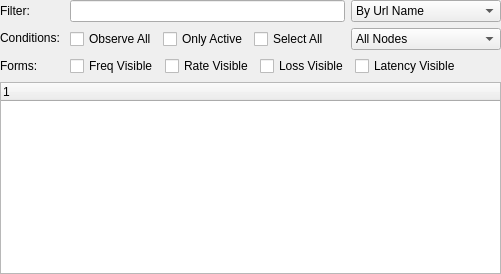
          <widget class="QWidget" name="page_url">
           <layout class="QVBoxLayout" name="verticalLayout_8">
            <property name="spacing">
             <number>6</number>
            </property>
            <property name="leftMargin">
             <number>0</number>
            </property>
            <property name="topMargin">
             <number>0</number>
            </property>
            <property name="rightMargin">
             <number>0</number>
            </property>
            <property name="bottomMargin">
             <number>0</number>
            </property>
            <item>
             <layout class="QGridLayout" name="gridLayout">
              <item row="0" column="1">
               <layout class="QVBoxLayout" name="verticalLayout_5">
                <item>
                 <widget class="QLineEdit" name="lineEdit_filter">
                  <property name="focusPolicy">
                   <enum>Qt::FocusPolicy::ClickFocus</enum>
                  </property>
                  <property name="readOnly">
                   <bool>false</bool>
                  </property>
                 </widget>
                </item>
                <item>
                 <layout class="QHBoxLayout" name="horizontalLayout">
                  <item>
                   <widget class="QCheckBox" name="checkBox_observe">
                    <property name="text">
                     <string>Observe All</string>
                    </property>
                   </widget>
                  </item>
                  <item>
                   <widget class="QCheckBox" name="checkBox_active">
                    <property name="text">
                     <string>Only Active</string>
                    </property>
                   </widget>
                  </item>
                  <item>
                   <widget class="QCheckBox" name="checkBox_selectall">
                    <property name="text">
                     <string>Select All</string>
                    </property>
                   </widget>
                  </item>
                  <item>
                   <widget class="QLabel" name="label_empty">
                    <property name="sizePolicy">
                     <sizepolicy hsizetype="Expanding" vsizetype="Preferred">
                      <horstretch>0</horstretch>
                      <verstretch>0</verstretch>
                     </sizepolicy>
                    </property>
                    <property name="text">
                     <string/>
                    </property>
                   </widget>
                  </item>
                 </layout>
                </item>
               </layout>
              </item>
              <item row="0" column="0" rowspan="2">
               <layout class="QVBoxLayout" name="verticalLayout_4">
                <item>
                 <widget class="QLabel" name="label_filter">
                  <property name="text">
                   <string>Filter: </string>
                  </property>
                  <property name="textInteractionFlags">
                   <set>Qt::TextInteractionFlag::NoTextInteraction</set>
                  </property>
                 </widget>
                </item>
                <item>
                 <widget class="QLabel" name="label">
                  <property name="text">
                   <string>Conditions: </string>
                  </property>
                 </widget>
                </item>
                <item>
                 <widget class="QLabel" name="label_forms">
                  <property name="text">
                   <string>Forms:</string>
                  </property>
                 </widget>
                </item>
               </layout>
              </item>
              <item row="0" column="2">
               <layout class="QVBoxLayout" name="verticalLayout_2">
                <item>
                 <widget class="QComboBox" name="comboBox_filter">
                  <property name="minimumSize">
                   <size>
                    <width>150</width>
                    <height>0</height>
                   </size>
                  </property>
                  <item>
                   <property name="text">
                    <string>By Url Name</string>
                   </property>
                  </item>
                  <item>
                   <property name="text">
                    <string>By Process Name</string>
                   </property>
                  </item>
                 </widget>
                </item>
                <item>
                 <widget class="QComboBox" name="comboBox_condi">
                  <property name="sizePolicy">
                   <sizepolicy hsizetype="Fixed" vsizetype="Fixed">
                    <horstretch>0</horstretch>
                    <verstretch>0</verstretch>
                   </sizepolicy>
                  </property>
                  <property name="minimumSize">
                   <size>
                    <width>150</width>
                    <height>0</height>
                   </size>
                  </property>
                  <item>
                   <property name="text">
                    <string>All Nodes</string>
                   </property>
                  </item>
                  <item>
                   <property name="text">
                    <string>Pub &amp;&amp; Sub</string>
                   </property>
                  </item>
                  <item>
                   <property name="text">
                    <string>Ser &amp;&amp; Cli</string>
                   </property>
                  </item>
                  <item>
                   <property name="text">
                    <string>Set &amp;&amp; Get</string>
                   </property>
                  </item>
                  <item>
                   <property name="text">
                    <string>Pub || Sub</string>
                   </property>
                  </item>
                  <item>
                   <property name="text">
                    <string>Ser || Cli</string>
                   </property>
                  </item>
                  <item>
                   <property name="text">
                    <string>Set || Get</string>
                   </property>
                  </item>
                  <item>
                   <property name="text">
                    <string>Pub Only</string>
                   </property>
                  </item>
                  <item>
                   <property name="text">
                    <string>Sub Only</string>
                   </property>
                  </item>
                  <item>
                   <property name="text">
                    <string>Ser Only</string>
                   </property>
                  </item>
                  <item>
                   <property name="text">
                    <string>Cli Only</string>
                   </property>
                  </item>
                  <item>
                   <property name="text">
                    <string>Set Only</string>
                   </property>
                  </item>
                  <item>
                   <property name="text">
                    <string>Get Only</string>
                   </property>
                  </item>
                 </widget>
                </item>
               </layout>
              </item>
              <item row="1" column="1" colspan="2">
               <layout class="QHBoxLayout" name="horizontalLayout_5">
                <item>
                 <widget class="QCheckBox" name="checkBox_showfreq">
                  <property name="text">
                   <string>Freq Visible</string>
                  </property>
                 </widget>
                </item>
                <item>
                 <widget class="QCheckBox" name="checkBox_showrate">
                  <property name="text">
                   <string>Rate Visible</string>
                  </property>
                 </widget>
                </item>
                <item>
                 <widget class="QCheckBox" name="checkBox_showloss">
                  <property name="text">
                   <string>Loss Visible</string>
                  </property>
                 </widget>
                </item>
                <item>
                 <widget class="QCheckBox" name="checkBox_showlantency">
                  <property name="text">
                   <string>Latency Visible</string>
                  </property>
                 </widget>
                </item>
                <item>
                 <spacer name="horizontalSpacer_5">
                  <property name="orientation">
                   <enum>Qt::Orientation::Horizontal</enum>
                  </property>
                  <property name="sizeHint" stdset="0">
                   <size>
                    <width>40</width>
                    <height>20</height>
                   </size>
                  </property>
                 </spacer>
                </item>
               </layout>
              </item>
             </layout>
            </item>
            <item>
             <widget class="QTreeWidget" name="treeWidget_url">
              <column>
               <property name="text">
                <string notr="true">1</string>
               </property>
              </column>
             </widget>
            </item>
           </layout>
          </widget>
